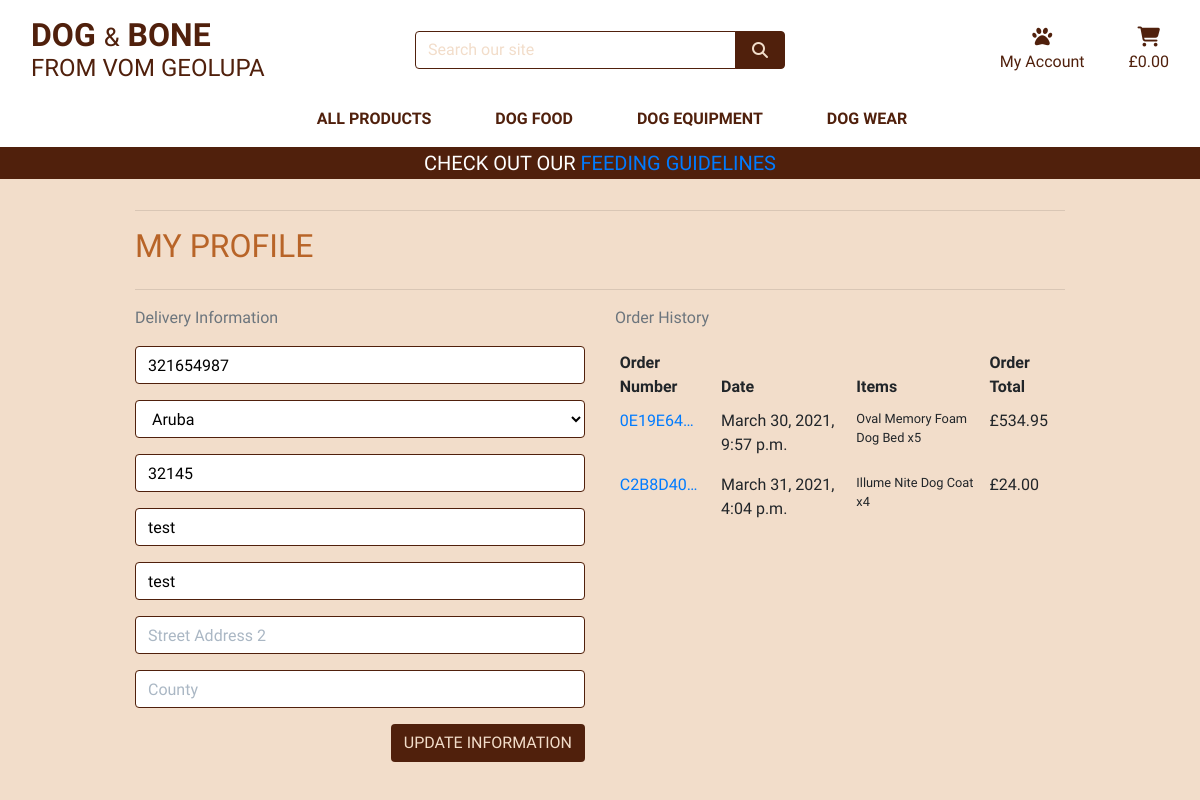
/profile/ (signed in), run on the app's committed database.
### profiles/models.py (models this page shows, shortened)
class UserProfile(models.Model):
    user = models.OneToOneField(User, on_delete=models.CASCADE)
    default_phone_number = models.CharField(max_length=20, null=True, blank=True)
    default_country = CountryField(blank_label='Country', null=True, blank=True)
    default_postcode = models.CharField(max_length=20, null=True, blank=True)
    default_town_or_city = models.CharField(max_length=40, null=True, blank=True)
    default_street_address1 = models.CharField(max_length=80, null=True, blank=True)
    default_street_address2 = models.CharField(max_length=80, null=True, blank=True)
    default_county = models.CharField(max_length=80, null=True, blank=True)

### checkout/models.py (models this page shows, shortened)
class Order(models.Model):
    order_number = models.CharField(max_length=32, null=False, editable=False)
    user_profile = models.ForeignKey(UserProfile, on_delete=models.SET_NULL,
                                     null=True, blank=True, related_name='orders')
    full_name = models.CharField(max_length=50, null=False, blank=False)
    email = models.EmailField(max_length=254, null=False, blank=False)
    phone_number = models.CharField(max_length=20, null=False, blank=False)
    country = CountryField(blank_label='Country *', null=False, blank=False)
    postcode = models.CharField(max_length=20, null=True, blank=True)
    town_or_city = models.CharField(max_length=40, null=False, blank=False)
    street_address1 = models.CharField(max_length=80, null=False, blank=False)
    street_address2 = models.CharField(max_length=80, null=True, blank=True)
    county = models.CharField(max_length=80, null=True, blank=True)
    date = models.DateTimeField(auto_now_add=True)
    grand_total = models.DecimalField(max_digits=10, decimal_places=2, null=False, default=0)
    original_basket = models.TextField(null=False, blank=False, default='')
    stripe_pid = models.CharField(max_length=254, null=False, blank=False, default='')
    """
    Generate a random order number using 'uuid'
    '_' before 'generate_order_number' indicates that
    it is a private method that will only be used inside
    this class
    """
    def _generate_order_number(self):
        return uuid.uuid4().hex.upper()
    """
    Update 'grand total' each time a 'lineitem' is added
    Delivery cost is always 0 as we offer free delivery
    so we don't have to account for that
    """
    """
    If the order does not have an order number, we call the
    '_generate_order_number' to create one and updates
    the original save
    """
    def save(self, *args, **kwargs):
        if not self.order_number:
            self.order_number = self._generate_order_number()
        super().save(*args, **kwargs)

class OrderLineItem(models.Model):
    order = models.ForeignKey(Order, null=False, blank=False, on_delete=models.CASCADE, related_name='lineitems')
    product = models.ForeignKey(Product, null=False, blank=False, on_delete=models.CASCADE)
    product_size = models.CharField(max_length=2, null=True, blank=True)
    quantity = models.IntegerField(null=False, blank=False, default=0)
    lineitem_total = models.DecimalField(max_digits=6, decimal_places=2, null=False, blank=False, editable=False)
    """
    Sets the 'lineitem' total and and updates
    the original save
    """
    def save(self, *args, **kwargs):
        self.lineitem_total = self.product.price * self.quantity
        super().save(*args, **kwargs)

### products/models.py (models this page shows, shortened)
class Product(models.Model):
    category = models.ForeignKey('Category', null=True, blank=True, on_delete=models.SET_NULL)
    sku = models.CharField(max_length=254, null=True, blank=True)
    name = models.CharField(max_length=254)
    description = models.TextField()
    has_size = models.BooleanField(default=False, null=True, blank=True)
    price = models.DecimalField(max_digits=6, decimal_places=2)
    rating = models.DecimalField(max_digits=6, decimal_places=2, null=True, blank=True)
    image_url = models.URLField(max_length=1024, null=True, blank=True)
    image = models.ImageField(null=True, blank=True)

### profiles/views.py (the view)
# urls.py: path('profile/', include('profiles.urls')),
@login_required
def profile(request):
    profile = get_object_or_404(UserProfile, user=request.user)
    if request.method == 'POST':
        form = UserProfileForm(request.POST, instance=profile)
        if form.is_valid():
            form.save()
            messages.success(request, 'Successfully updated your profile!')
        else:
            messages.error(request, 'Failed to update your profile. Invalid form details?')
    else:
        form = UserProfileForm(instance=profile)
    orders = profile.orders.all()
    template = 'profiles/profile.html'
    context = {
        'form': form,
        'orders': orders,
        'on_profile_page': True
    }
    return render(request, template, context)

### profiles/forms.py
class UserProfileForm(forms.ModelForm):
    class Meta:
        model = UserProfile
        exclude = ('user',)
    def __init__(self, *args, **kwargs):
        super().__init__(*args, **kwargs)
        placeholders = {
            'default_phone_number': 'Phone Number',
            'default_postcode': 'Postal Code',
            'default_town_or_city': 'Town or City',
            'default_street_address1': 'Street Address 1',
            'default_street_address2': 'Street Address 2',
            'default_county': 'County',
        }
        self.fields['default_phone_number'].widget.attrs['autofocus'] = True
        for field in self.fields:
            if field != 'default_country':
                if self.fields[field].required:
                    placeholder = f'{placeholders[field]} *'
                else:
                    placeholder = placeholders[field]
                self.fields[field].widget.attrs['placeholder'] = placeholder
            self.fields[field].widget.attrs['class'] = 'border-black rounded-1 profile-form-input'
            self.fields[field].label = False

### basket/contexts.py (called while the page is built, shortened)
def basket_contents(request):
    basket_items = []
    total = 0
    product_count = 0
    delivery = 0
    basket = request.session.get('basket', {})
    grand_total = delivery + total
    context = {
        'basket_items': basket_items,
        'total': total,
        'product_count': product_count,
        'delivery': delivery,
        'grand_total': grand_total,
    }
    return context

### profiles/templates/profiles/profile.html (shortened to what this page needs)
{% extends "base.html" %}
{% load static %}
{% block extra_css %}
    <link rel="stylesheet" href="{% static 'profiles/css/profile.css' %}">
{% endblock %}
{% block page_header %}
    <div class="container header-container">
    </div>
{% endblock %}
{% block content %}
    <div class="overlay"></div>
    <div class="container">
        <div class="row">
            <div class="col">
                <hr>
                <h2 class="logo-font mb-4 mt-2">My Profile</h2>
                <hr>
            </div>
        </div>
        <div class="row">
            <div class="col-12 col-lg-6">
                <p class="text-muted">Delivery Information</p>
                <form class="mt-3" action="{% url 'profile' %}" method="POST" id="profile-update-form">
                    {{ form|crispy }}
                    <button class="btn btn-black rounded-1 text-uppercase float-right">Update Information</button>
                </form>
            </div>
            <div class="col-12 col-lg-6">
                <p class="text-muted">Order History</p>
                <div class="order-history table-responsive">
                    <table class="table table-sm table-borderless">
                        <thead>
                            <tr>
                                <th>Order Number</th>
                                <th>Date</th>
                                <th>Items</th>
                                <th>Order Total</th>
                            </tr>
                        </thead>
                        <tbody>
                            {% for order in orders %}
                                <tr>
                                    <td>
                                        <a href="{% url 'order_history' order.order_number %}"
                                        title="{{ order.order_number }}">
                                            {{ order.order_number|truncatechars:8 }}
                                        </a>
                                    </td>
                                    <td>{{ order.date }}</td>
                                    <td>
                                        <ul class="list-unstyled">
                                            {% for item in order.lineitems.all %}
                                                <li class="small">
                                                    {{ item.product.name }} x{{ item.quantity }}
                                                </li>
                                            {% endfor %}
                                        </ul>
                                    </td>
                                    <td>£{{ order.grand_total }}</td>
                                </tr>
                            {% endfor %}
                        </tbody>
                    </table>
                </div>
            </div>
        </div>
{% endblock %}

### static/css/base.css (style rules this page uses)
html { height: 100%; }
body { background: url('/media/home_background.jpg') no-repeat center center fixed; background-size: cover; height: calc(100vh - 164px); color: #B86428; font-family: 'Blinker'; }
.logo-font { text-transform: uppercase; }
.btn-black { background: #50200C; color: #F2DDCA; }
.border-black { border: 1px solid #50200C !important; }
.overlay { height: 100%; width: 100%; top: 0; left: 0; position: fixed; background: #F2DDCA; z-index: -1; }
@media (min-width: 1200px) { .container { max-width: 80%; } }
@media (min-width: 992px) { .header-container { padding-top: 170px; } }

### profiles/static/profiles/css/profile.css (style rules this page uses)
.order-history { max-height: 512px; overflow-y: auto; }
#profile-update-form .form-control { color: #000; }
#profile-update-form input::placeholder { color: #aab7c4; }
#id_default_country, #id_default_country option:not(:first-child) { color: #000; }

### data on the page
UserProfile: default_phone_number "321654987", default_country "Aruba", default_postcode "32145", default_town_or_city "test", default_street_address1 "test"
Order: order_number "0E19E64…", date "March 30, 2021, 9:57 p.m.", grand_total "534.95"
OrderLineItem: product.name "Oval Memory Foam Dog Bed", quantity "5"
Order: order_number "C2B8D40…", date "March 31, 2021, 4:04 p.m.", grand_total "24.00"
OrderLineItem: product.name "Illume Nite Dog Coat", quantity "4"
